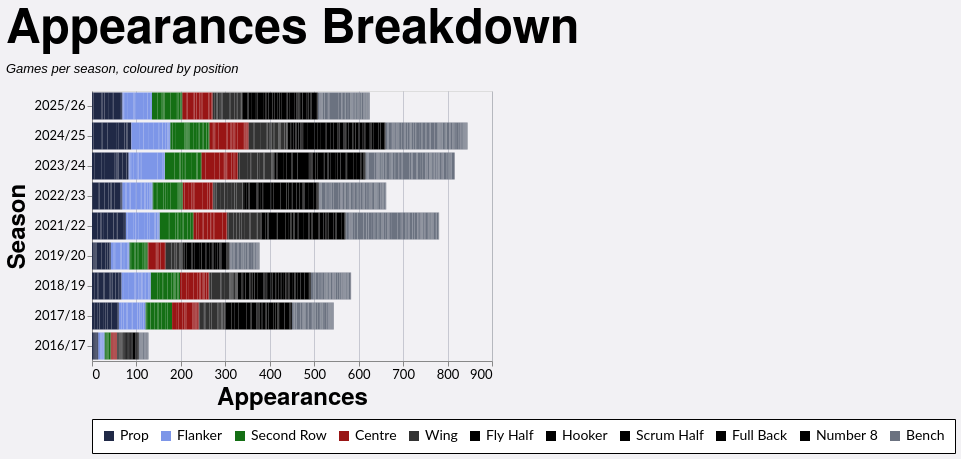

The specification (Vega-Lite) saved for this image:
### Vega-Lite specification from a JSON file in a GitHub repository (floating-point values rounded to 4 significant figures; data arrays with more than 128 entries replaced by an {"elided": "..."} marker saying what was removed)
{"config": {"axis": {"labelFont": "Lato, sans-serif", "titleFont": "PT Sans Narrow, Helvetica Neue, Helvetica, Arial, sans-serif", "labelFontSize": 13, "titleFontSize": 24, "gridColor": "#202947", "gridOpacity": 0.2}, "header": {"labelFont": "PT Sans Narrow, Helvetica Neue, Helvetica, Arial, sans-serif", "titleFont": "PT Sans Narrow, Helvetica Neue, Helvetica, Arial, sans-serif", "labelFontSize": 24, "titleFontSize": 28, "labelFontWeight": "bold", "orient": "left"}, "legend": {"labelFont": "Lato, sans-serif", "titleFont": "PT Sans Narrow, Helvetica Neue, Helvetica, Arial, sans-serif", "labelFontSize": 14, "titleFontSize": 16, "titlePadding": 5, "fillColor": "white", "strokeColor": "black", "padding": 10, "titleFontWeight": "lighter", "titleFontStyle": "italic", "titleColor": "gray", "offset": 10}, "title": {"font": "PT Sans Narrow, Helvetica Neue, Helvetica, Arial, sans-serif", "fontSize": 48, "fontWeight": "bold", "anchor": "start", "align": "center", "titlePadding": 20, "subtitlePadding": 10, "subtitleFontSize": 13, "subtitleColor": "", "subtitleFontStyle": "italic", "offset": 15, "color": "black"}, "axisX": {"labelAngle": 0}, "facet": {"title": null, "header": null, "align": {"row": "each", "column": "each"}}, "resolve": {"scale": {"y": "independent", "facet": "independent"}}, "background": "#f2f1f4"}, "data": {"name": "data-f3cc0871445ab5d9e6f4dedd9f6066f8"}, "mark": {"type": "bar"}, "encoding": {"color": {"field": "color_value", "legend": {"orient": "bottom", "title": null}, "scale": {"domain": ["Prop", "Flanker", "Second Row", "Centre", "Wing", "Fly Half", "Hooker", "Scrum Half", "Full Back", "Number 8", "Bench"], "range": ["#202946", "#7d96e8", "#146f14", "#991515", "#333333", "#000000", "#000000", "#000000", "#000000", "#000000", "#6b7280"]}, "type": "nominal"}, "order": {"field": "stack_order", "type": "quantitative"}, "tooltip": [{"field": "player", "title": "Player", "type": "nominal"}, {"field": "season", "title": "Season", "type": "nominal"}, {"field": "color_value", "title": "Position", "type": "nominal"}, {"aggregate": "sum", "field": "apps", "title": "Appearances", "type": "quantitative"}], "x": {"aggregate": "sum", "field": "apps", "title": "Appearances", "type": "quantitative"}, "y": {"field": "season", "sort": {"field": "season_sort", "op": "max", "order": "descending"}, "title": "Season", "type": "nominal"}}, "height": {"step": 30}, "title": {"text": "Appearances Breakdown", "subtitle": "Games per season, coloured by position"}, "width": 400, "$schema": "https://vega.github.io/schema/vega-lite/v5.20.1.json", "datasets": {"data-f3cc0871445ab5d9e6f4dedd9f6066f8": {"elided": "2507 records"}}}
